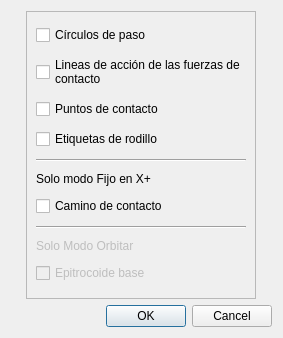
<?xml version="1.0" encoding="UTF-8"?>
<ui version="4.0">
 <class>Opciones_epitrocoidal_sim</class>
 <widget class="QDialog" name="Opciones_epitrocoidal_sim">
  <property name="windowModality">
   <enum>Qt::WindowModality::NonModal</enum>
  </property>
  <property name="geometry">
   <rect>
    <x>0</x>
    <y>0</y>
    <width>283</width>
    <height>338</height>
   </rect>
  </property>
  <property name="sizePolicy">
   <sizepolicy hsizetype="Preferred" vsizetype="Preferred">
    <horstretch>0</horstretch>
    <verstretch>0</verstretch>
   </sizepolicy>
  </property>
  <property name="windowTitle">
   <string>Mostrar/Ocultar</string>
  </property>
  <layout class="QGridLayout" name="gridLayout">
   <item row="0" column="1">
    <widget class="QScrollArea" name="scrollArea">
     <property name="sizePolicy">
      <sizepolicy hsizetype="Fixed" vsizetype="Expanding">
       <horstretch>0</horstretch>
       <verstretch>0</verstretch>
      </sizepolicy>
     </property>
     <property name="horizontalScrollBarPolicy">
      <enum>Qt::ScrollBarPolicy::ScrollBarAlwaysOff</enum>
     </property>
     <property name="widgetResizable">
      <bool>true</bool>
     </property>
     <widget class="QWidget" name="scrollAreaWidgetContents">
      <property name="geometry">
       <rect>
        <x>0</x>
        <y>0</y>
        <width>249</width>
        <height>284</height>
       </rect>
      </property>
      <layout class="QGridLayout" name="gridLayout_7">
       <item row="11" column="0">
        <widget class="Line" name="line_2">
         <property name="orientation">
          <enum>Qt::Orientation::Horizontal</enum>
         </property>
        </widget>
       </item>
       <item row="4" column="0">
        <widget class="QCheckBox" name="checkBox_etiquetas_de_rodillo">
         <property name="enabled">
          <bool>true</bool>
         </property>
         <property name="text">
          <string>Etiquetas de rodillo</string>
         </property>
         <property name="checked">
          <bool>false</bool>
         </property>
        </widget>
       </item>
       <item row="8" column="0">
        <widget class="Line" name="line">
         <property name="orientation">
          <enum>Qt::Orientation::Horizontal</enum>
         </property>
        </widget>
       </item>
       <item row="12" column="0">
        <widget class="QLabel" name="label_2">
         <property name="enabled">
          <bool>false</bool>
         </property>
         <property name="sizePolicy">
          <sizepolicy hsizetype="Preferred" vsizetype="Maximum">
           <horstretch>0</horstretch>
           <verstretch>0</verstretch>
          </sizepolicy>
         </property>
         <property name="text">
          <string>Solo Modo Orbitar</string>
         </property>
        </widget>
       </item>
       <item row="1" column="0">
        <widget class="QCheckBox" name="checkBox_circulos_de_paso">
         <property name="text">
          <string>Círculos de paso</string>
         </property>
         <property name="checked">
          <bool>false</bool>
         </property>
        </widget>
       </item>
       <item row="9" column="0">
        <widget class="QLabel" name="label">
         <property name="sizePolicy">
          <sizepolicy hsizetype="Preferred" vsizetype="Maximum">
           <horstretch>0</horstretch>
           <verstretch>0</verstretch>
          </sizepolicy>
         </property>
         <property name="text">
          <string>Solo modo Fijo en X+</string>
         </property>
        </widget>
       </item>
       <item row="13" column="0">
        <widget class="QCheckBox" name="checkBox_epitrocoide_base">
         <property name="enabled">
          <bool>false</bool>
         </property>
         <property name="text">
          <string>Epitrocoide base</string>
         </property>
        </widget>
       </item>
       <item row="10" column="0">
        <widget class="QCheckBox" name="checkBox_camino_de_contacto">
         <property name="enabled">
          <bool>true</bool>
         </property>
         <property name="text">
          <string>Camino de contacto</string>
         </property>
        </widget>
       </item>
       <item row="2" column="0">
        <widget class="QCheckBox" name="checkBox_lineas_de_accion">
         <property name="enabled">
          <bool>true</bool>
         </property>
         <property name="sizePolicy">
          <sizepolicy hsizetype="Minimum" vsizetype="Maximum">
           <horstretch>0</horstretch>
           <verstretch>0</verstretch>
          </sizepolicy>
         </property>
         <property name="text">
          <string>Lineas de acción de las fuerzas de 
contacto</string>
         </property>
         <property name="checked">
          <bool>false</bool>
         </property>
         <property name="tristate">
          <bool>false</bool>
         </property>
        </widget>
       </item>
       <item row="3" column="0">
        <widget class="QCheckBox" name="checkBox_puntos_de_contacto">
         <property name="enabled">
          <bool>true</bool>
         </property>
         <property name="text">
          <string>Puntos de contacto</string>
         </property>
         <property name="checked">
          <bool>false</bool>
         </property>
        </widget>
       </item>
      </layout>
     </widget>
    </widget>
   </item>
   <item row="0" column="2">
    <spacer name="horizontalSpacer">
     <property name="orientation">
      <enum>Qt::Orientation::Horizontal</enum>
     </property>
     <property name="sizeHint" stdset="0">
      <size>
       <width>40</width>
       <height>20</height>
      </size>
     </property>
    </spacer>
   </item>
   <item row="0" column="0">
    <spacer name="horizontalSpacer_2">
     <property name="orientation">
      <enum>Qt::Orientation::Horizontal</enum>
     </property>
     <property name="sizeHint" stdset="0">
      <size>
       <width>40</width>
       <height>20</height>
      </size>
     </property>
    </spacer>
   </item>
   <item row="1" column="0" colspan="3">
    <widget class="QDialogButtonBox" name="buttonBox">
     <property name="orientation">
      <enum>Qt::Orientation::Horizontal</enum>
     </property>
     <property name="standardButtons">
      <set>QDialogButtonBox::StandardButton::Cancel|QDialogButtonBox::StandardButton::Ok</set>
     </property>
    </widget>
   </item>
  </layout>
 </widget>
 <resources/>
 <connections>
  <connection>
   <sender>buttonBox</sender>
   <signal>accepted()</signal>
   <receiver>Opciones_epitrocoidal_sim</receiver>
   <slot>accept()</slot>
   <hints>
    <hint type="sourcelabel">
     <x>227</x>
     <y>229</y>
    </hint>
    <hint type="destinationlabel">
     <x>157</x>
     <y>249</y>
    </hint>
   </hints>
  </connection>
  <connection>
   <sender>buttonBox</sender>
   <signal>rejected()</signal>
   <receiver>Opciones_epitrocoidal_sim</receiver>
   <slot>reject()</slot>
   <hints>
    <hint type="sourcelabel">
     <x>261</x>
     <y>235</y>
    </hint>
    <hint type="destinationlabel">
     <x>270</x>
     <y>249</y>
    </hint>
   </hints>
  </connection>
 </connections>
</ui>
